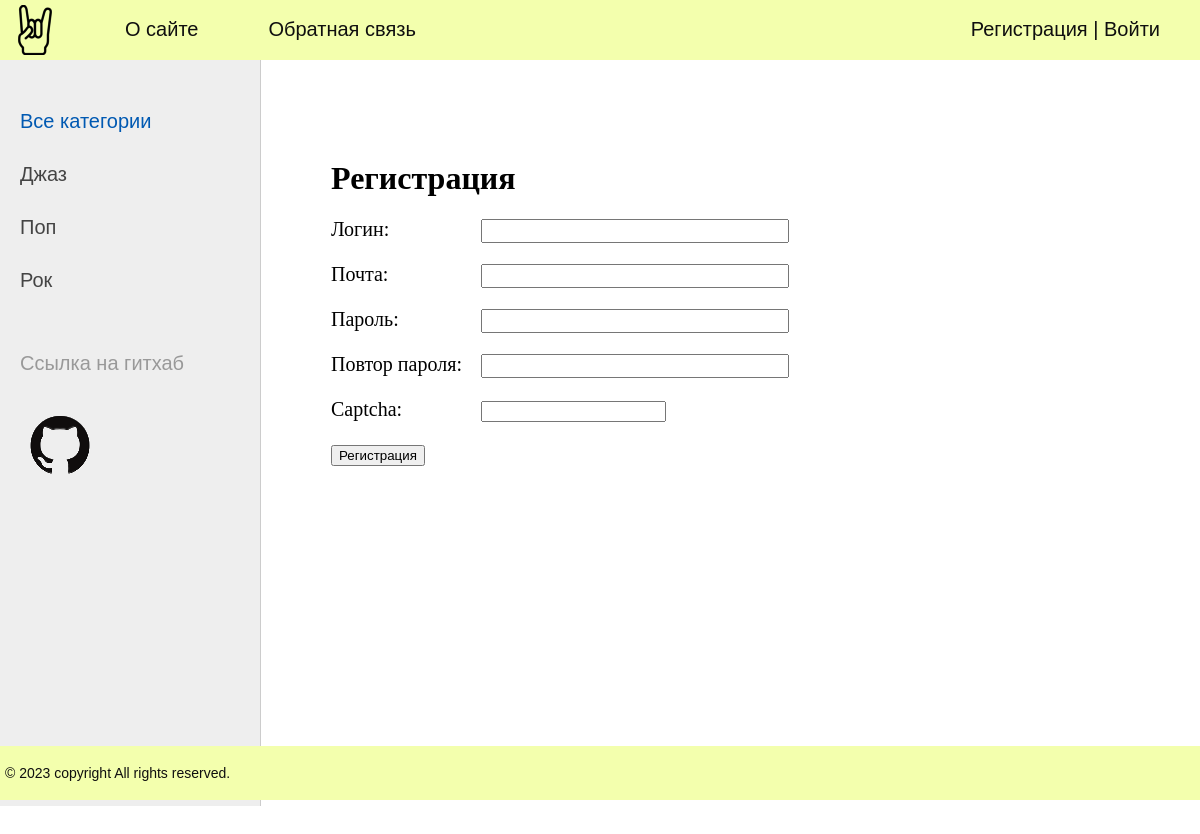
Screenshot of /register/ with the database file from the repository.
### posts/models.py (models this page shows, shortened)
class Category(models.Model):
    name = models.CharField(max_length = 100, db_index = True, verbose_name = 'Жанр')
    slug = models.SlugField(max_length = 255, unique = True, db_index = True, verbose_name = 'URL')
    def get_absolute_url(self):
        return reverse('posts:category', kwargs = {'cat_slug':self.slug})
    class Meta:
        verbose_name = 'Жанр'
        verbose_name_plural = 'Жанры'
        ordering = ['name']

### posts/views.py (the view, shortened to what this page needs)
# urls.py: path('register/', RegisterUser.as_view(), name='register'),
class RegisterUser(DataMixin, CreateView):
    form_class = RegisterUserForm
    template_name = 'posts/register.html'
    success_url = reverse_lazy('posts:login')
    def get_context_data(self, *, object_list = None, **kwargs):
        context = super().get_context_data(**kwargs)
        c_def = self.get_user_context(title='Регистрация')
        context = dict(list(context.items()) + list(c_def.items()))
        return context

### posts/forms.py
class RegisterUserForm(UserCreationForm):
    username = forms.CharField(label='Логин', widget=forms.TextInput (attrs={'class': 'form-input'}))
    email = forms.EmailField(label='Почта', widget=forms.TextInput (attrs={'class': 'form-input'}))
    password1 = forms.CharField(label='Пароль', widget=forms.TextInput (attrs={'class': 'form-input'}))
    password2 = forms.CharField(label='Повтор пароля', widget=forms.TextInput (attrs={'class': 'form-input'}))
    captcha = CaptchaField()
    class Meta:
        model = User
        fields = ('username', 'email', 'password1', 'password2')

### posts/templatetags/posts_tags.py (called while the page is built)
@register.inclusion_tag(filename = 'posts/list_categories.html')
def show_categories(sort=None, cat_selected = 0):
    if not sort:
        cats = Category.objects.all ()
    else:
        cats = Category.objects.order_by(sort)
    return {"cats": cats, "cat_selected": cat_selected}

### posts/utils.py (called while the page is built)
    def get_user_context(self, **kwargs):
            context = kwargs
            cats = cache.get('cats')
            if not cats:
                cats = Category.objects.annotate(Count('musician'))
                cache.add('cats', cats, 60)
            user_menu = menu.copy ()
            if not self.request.user.is_authenticated:
                user_menu.pop(1)
            context['menu'] = user_menu
            context['cats'] = cats
            if 'cat_selected' not in context:
                  context['cat_selected'] = 0
            return context

### posts/templates/posts/register.html (shortened to what this page needs)
{% extends 'layout/base.html' %}
{% block content %}
<h1>{{title}}</h1>
<form method="post">
    {% for f in form %}
    <p><label class="form-label" for="{{ f.id_for_label }}">{{f.label}}:</label>{{ f }}</p>
    {% endfor %}
    <button type="submit">Регистрация</button>
</form>
{% endblock %}

### posts/templates/posts/list_categories.html
{% for c in cats %}
{% if c.pk == cat_selected %}
<li class="selected">{{c.name}}</li>
{% else %}
<li><a href="{{ c.get_absolute_url }}">{{c.name}}</a></li>
{% endif %}
{% endfor %}

### posts/static/posts/css/styles.css (style rules this page uses)
html, body { font-family: 'Arial'; margin: 0; padding: 0; height: 100%; width: 100%; color: #444; }
a { color: #0059b2; text-decoration: none; }
.left-chapters ul li { margin: 30px 0 0 0; color: #999; }
.left-chapters ul li a { color: #444; text-decoration: none; }
.content-text h1 { font-size: 32px; }
.form-input { width: 300px; font-size: 16px; }
.form-label { display: inline-block; min-width: 150px; vertical-align: top; }

### rows the page displays
Category: name "Джаз"
Category: name "Поп"
Category: name "Рок"

### other values shown
{{ m.title }} "О сайте" "Обратная связь"
{{ title }} "Регистрация"
{{ f.label }} "Логин" "Почта" "Пароль" "Повтор пароля" "Captcha"
